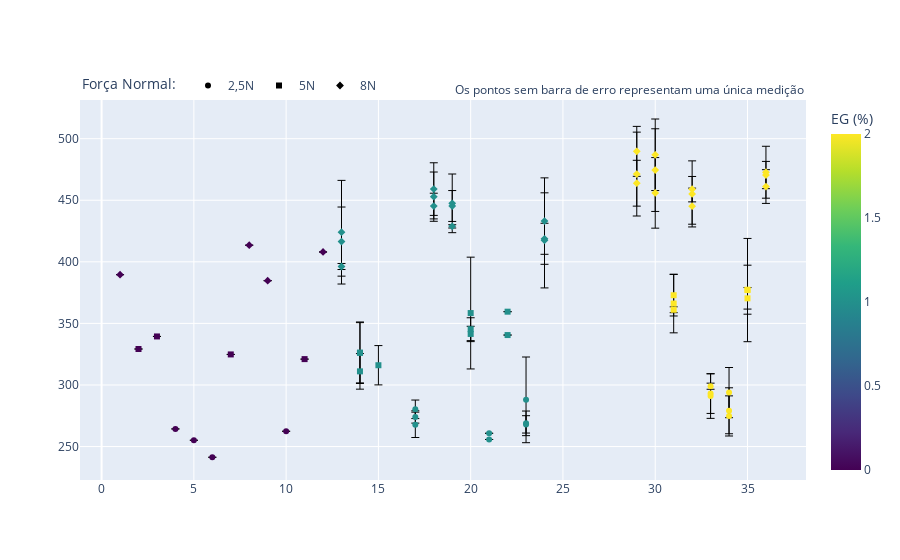

Write notebook code for a chart like this one.
### Markdown cell above
### Visão geral dos ensaios (ordem cronológica)

Os ensaios foram realizados em ordem aleatorizada de força normal e frequência. Os primeiros 12 ensaios foram PU Puro, depois PU+1%EG e por último PU+2%EG.

### Code cell
fig = go.Figure()

fig.add_trace(df[df['Força Normal']==2.5].plot(kind = 'scatter', x = 'Ensaio - Geral', y = 'Largura Média', color = 'EG').data[0])
fig.add_trace(df[df['Força Normal']==5].plot(kind = 'scatter', x = 'Ensaio - Geral', y = 'Largura Média', color = 'EG').data[0])
fig.add_trace(df[df['Força Normal']==8].plot(kind = 'scatter', x = 'Ensaio - Geral', y = 'Largura Média', color = 'EG').data[0])


fig.data[0].error_y= dict(array = 1.96*df[df['Força Normal']==2.5]['Largura Desv. Pad.'],
                          type = 'data',
                          visible = True,
                          thickness = 1)
fig.data[1].error_y= dict(array = 1.96*df[df['Força Normal']==5]['Largura Desv. Pad.'],
                          type = 'data',
                          visible = True,
                          thickness = 1)
fig.data[2].error_y= dict(array = 1.96*df[df['Força Normal']==8]['Largura Desv. Pad.'],
                          type = 'data',
                          visible = True,
                          thickness = 1)

fig.data[0].marker.symbol = 'circle'
fig.data[1].marker.symbol = 'square'
fig.data[2].marker.symbol = 'diamond'

fig.data[0].name = '2,5N'
fig.data[1].name = '5N'
fig.data[2].name = '8N'

fig.data[0].showlegend = True
fig.data[1].showlegend = True
fig.data[2].showlegend = True

fig.update_layout(showlegend = True,
                  legend = dict(
                      xanchor = 'left',
                      yanchor = 'bottom',
                      x = 0,
                      y = 1,
                      orientation = 'h',
                      title_text = 'Força Normal: '
                  ),
                  coloraxis = dict(colorscale = 'Viridis',
                                  colorbar_title = 'EG (%)',
                                  ),
                  annotations = (dict(text = 'Os pontos sem barra de erro representam uma única medição',
                                      visible = True,
                                      x=1,
                                      y=1,
                                      showarrow = False,
                                      xref = 'paper',
                                      yref = 'paper',
                                      xanchor = 'right',
                                      yanchor = 'bottom'
                                    ),)
                 )

### Figure 1 — Plotly figure (JSON) as saved in the notebook; plotly's stock layout.template omitted (floating-point values rounded to 4 significant figures)
{"data": [{"error_y": {"array": [null, null, null, null, 10.29, 5.015, 7.523, 34.8, 9.992, 7.05, null, null, 2.479, 16.14, 18.09, 18.66, 16.29, 20.38], "thickness": 1, "type": "data", "visible": true}, "hovertemplate": "Ensaio - Geral=%{x}<br>Largura Média=%{y}<br>EG=%{marker.color}<extra></extra>", "legendgroup": "", "marker": {"color": [0, 0, 0, 0, 1, 1, 1, 1, 1, 1, 1, 1, 2, 2, 2, 2, 2, 2], "coloraxis": "coloraxis", "symbol": "circle"}, "mode": "markers", "name": "2,5N", "orientation": "v", "showlegend": true, "type": "scatter", "x": [4, 10, 5, 6, 17, 17, 17, 23, 23, 23, 21, 21, 33, 33, 33, 34, 34, 34], "xaxis": "x", "y": [264.3, 262.4, 255.1, 241.3, 267.6, 274.0, 280.2, 287.9, 268.8, 268.0, 260.8, 255.7, 299.0, 293.0, 291.0, 279.0, 274.9, 293.8], "yaxis": "y"}, {"error_y": {"array": [null, null, null, null, 24.97, 14.46, 24.47, null, null, 15.96, 9.289, 6.226, 45.38, 19.9, 8.74, 41.92, 16.85, 2.375, 23.8], "thickness": 1, "type": "data", "visible": true}, "hovertemplate": "Ensaio - Geral=%{x}<br>Largura Média=%{y}<br>EG=%{marker.color}<extra></extra>", "legendgroup": "", "marker": {"color": [0, 0, 0, 0, 1, 1, 1, 1, 1, 1, 1, 1, 1, 2, 2, 2, 2, 2, 2], "coloraxis": "coloraxis", "symbol": "square"}, "mode": "markers", "name": "5N", "orientation": "v", "showlegend": true, "type": "scatter", "x": [7, 11, 2, 3, 14, 14, 14, 22, 22, 15, 20, 20, 20, 35, 35, 35, 31, 31, 31], "xaxis": "x", "y": [324.8, 321, 329.2, 339.4, 326.2, 311.0, 326.2, 359.5, 340.5, 316.0, 345.3, 341.4, 358.4, 377.4, 370.4, 377.1, 372.9, 361.1, 366.1], "yaxis": "y"}, {"error_y": {"array": [null, null, null, null, 20.01, 10.43, 21.37, 35.1, 12.6, 38.61, 2.46, 42.08, 28.07, 12.54, 1.331, 23.83, 33.57, 28.66, 29.05, 11.07, 13.7, 21.08, 20.27, 18.6, 34.05, 26.83, 14.66, 10.31], "thickness": 1, "type": "data", "visible": true}, "hovertemplate": "Ensaio - Geral=%{x}<br>Largura Média=%{y}<br>EG=%{marker.color}<extra></extra>", "legendgroup": "", "marker": {"color": [0, 0, 0, 0, 1, 1, 1, 1, 1, 1, 1, 1, 1, 1, 1, 1, 2, 2, 2, 2, 2, 2, 2, 2, 2, 2, 2, 2], "coloraxis": "coloraxis", "symbol": "diamond"}, "mode": "markers", "name": "8N", "orientation": "v", "showlegend": true, "type": "scatter", "x": [8, 9, 1, 12, 18, 18, 18, 24, 24, 24, 13, 13, 13, 19, 19, 19, 30, 30, 30, 36, 36, 36, 29, 29, 29, 32, 32, 32], "xaxis": "x", "y": [413.5, 384.7, 389.6, 408, 452.9, 445.3, 459.1, 433.1, 418.7, 417.4, 396.2, 424.1, 416.4, 445.3, 428.8, 447.5, 474.5, 456.0, 486.9, 470.5, 461.1, 472.8, 489.7, 463.8, 471.3, 455.2, 445.2, 459.0], "yaxis": "y"}], "layout": {"annotations": [{"showarrow": false, "text": "Os pontos sem barra de erro representam uma única medição", "visible": true, "x": 1, "xanchor": "right", "xref": "paper", "y": 1, "yanchor": "bottom", "yref": "paper"}], "coloraxis": {"colorbar": {"title": {"text": "EG (%)"}}, "colorscale": [[0, "#440154"], [0.1111, "#482878"], [0.2222, "#3e4989"], [0.3333, "#31688e"], [0.4444, "#26828e"], [0.5556, "#1f9e89"], [0.6667, "#35b779"], [0.7778, "#6ece58"], [0.8889, "#b5de2b"], [1, "#fde725"]]}, "legend": {"orientation": "h", "title": {"text": "Força Normal: "}, "x": 0, "xanchor": "left", "y": 1, "yanchor": "bottom"}, "showlegend": true}}
